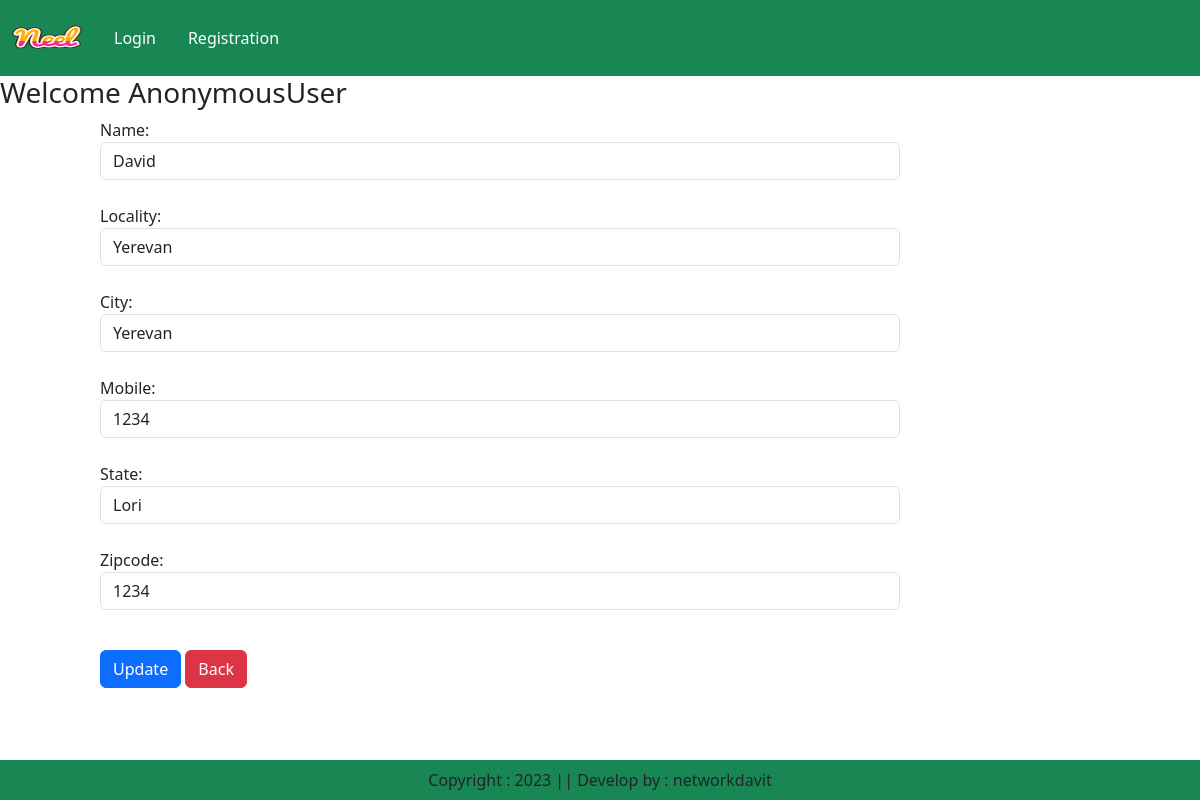
Before: /updateAddress/1 with the older database file.
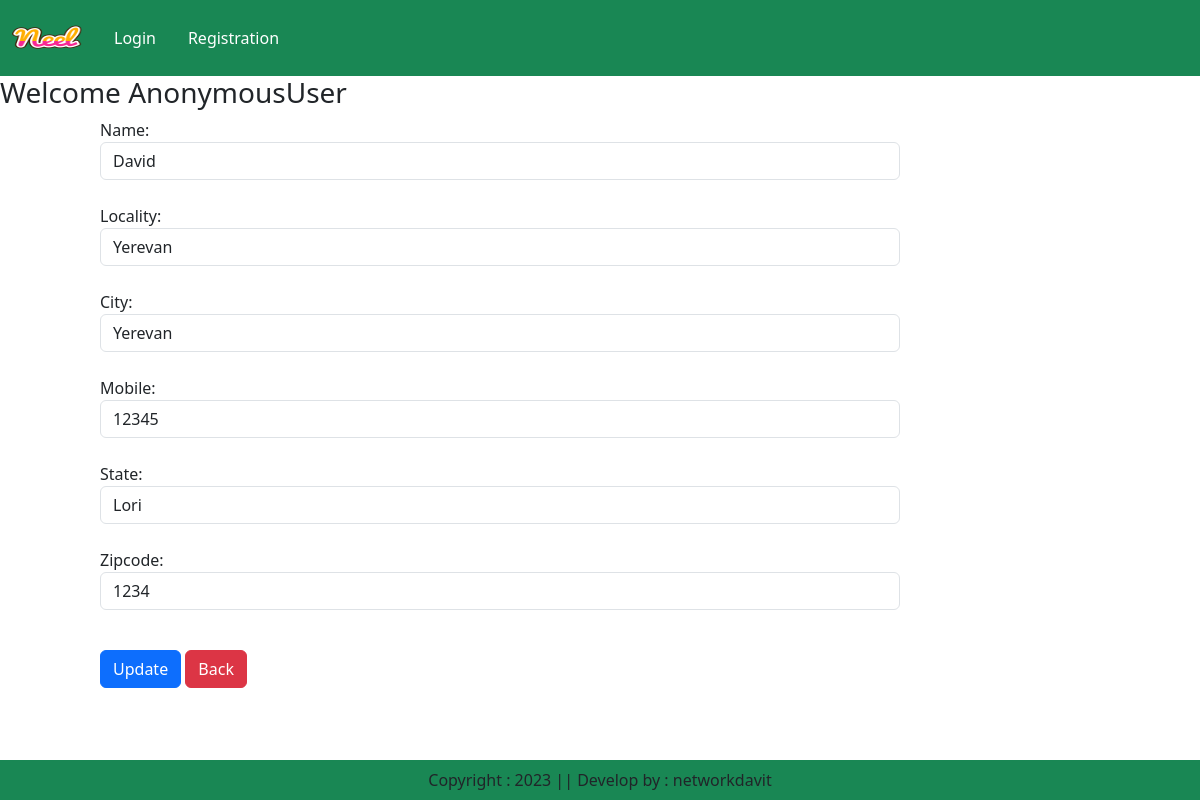
After: the same page with the newer database file.
### app/models.py (models this page shows, shortened)
class Customer(models.Model):
    user  = models.ForeignKey(User, on_delete=models.CASCADE)
    name = models.CharField(max_length=200)
    locality = models.CharField(max_length=200)
    city = models.CharField(max_length=50)
    mobile = models.IntegerField(default=0)
    zipcode = models.IntegerField()
    state = models.CharField(choices=STATE_CHOICES, max_length=100)

### app/views.py (the view, shortened to what this page needs)
# urls.py: path("updateAddress/<int:pk>",views.UpdateAddress.as_view(), name="updateAddress"),
class UpdateAddress(View):
    def get(self, request, pk):
        add = Customer.objects.get(pk=pk)
        form = CustomerProfileForm(instance=add)
        return render(request, "app/updateAddress.html", locals())

### app/forms.py
class CustomerProfileForm(forms.ModelForm):
    class Meta:
        model =  Customer
        fields = ['name', 'locality', 'city', 'mobile', 'state', 'zipcode']
        widgets={
            'name': forms.TextInput(attrs={'class': 'form-control'}),
            'locality': forms.TextInput(attrs={'class': 'form-control'}),
            'city': forms.TextInput(attrs={'class': 'form-control'}),
            'mobile': forms.NumberInput(attrs={'class': 'form-control'}),
            'state': forms.Select(attrs={'class': 'form-control'}),
            'zipcode': forms.NumberInput(attrs={'class': 'form-control'}),
        }

### app/templates/app/updateAddress.html (shortened to what this page needs)
{% extends 'app/base.html' %}
{% load static %}
{% block main-content %}
<div class="row">
    <h3> Welcome <span class="text-capitalize">{{request.user}}</span></h3>
</div>
<div class="col-sm-8 offset-sm-1">
    <form action="" method="post">
        {% for fm in form %}
            {{fm.label_tag}} {{fm}} <small class="text-danger">{{fm.errors|striptags}}</small> <br>
        {% endfor %}
        <div class="col-12 mt-3">
            <button type="submit" class="btn btn-primary">Update</button>
            <a href="{% url 'address' %}" type="button" class="btn btn-danger">Back</a>
        </div>
    </form>
{% endblock main-content %}

Changed rows visible on the page:
changed Customer "David": mobile "1234" → "12345"
